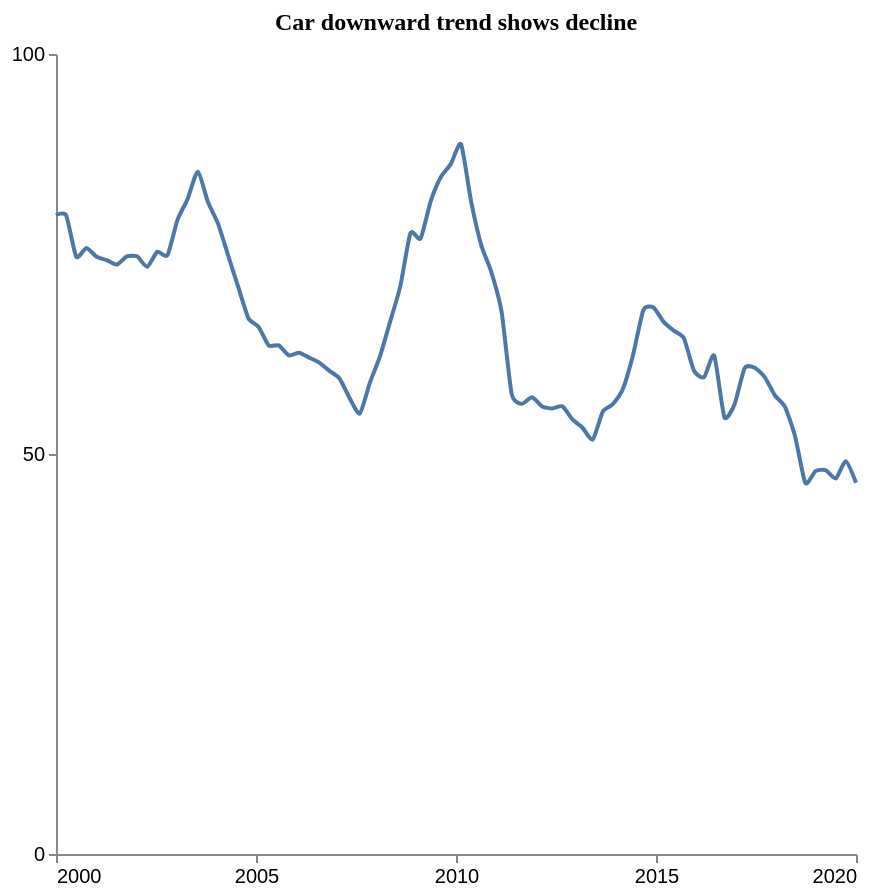

This figure's Vega-Lite source:
### Vega-Lite specification from a JSON file in a GitHub repository (floating-point values rounded to 4 significant figures)
{"$schema": "https://vega.github.io/schema/vega-lite/v5.json", "description": "Pattern: Downward", "data": {"values": [{"X": 2000.0, "Y": 79.87}, {"X": 2000.0, "Y": 79.84}, {"X": 2001.0, "Y": 74.67}, {"X": 2001.0, "Y": 75.75}, {"X": 2001.0, "Y": 74.66}, {"X": 2001.0, "Y": 74.24}, {"X": 2002.0, "Y": 73.68}, {"X": 2002.0, "Y": 74.69}, {"X": 2002.0, "Y": 74.71}, {"X": 2002.0, "Y": 73.39}, {"X": 2003.0, "Y": 75.28}, {"X": 2003.0, "Y": 74.85}, {"X": 2003.0, "Y": 79.27}, {"X": 2003.0, "Y": 81.88}, {"X": 2004.0, "Y": 85.3}, {"X": 2004.0, "Y": 81.52}, {"X": 2004.0, "Y": 78.8}, {"X": 2004.0, "Y": 74.81}, {"X": 2005.0, "Y": 70.86}, {"X": 2005.0, "Y": 66.97}, {"X": 2005.0, "Y": 65.89}, {"X": 2005.0, "Y": 63.57}, {"X": 2006.0, "Y": 63.58}, {"X": 2006.0, "Y": 62.32}, {"X": 2006.0, "Y": 62.67}, {"X": 2006.0, "Y": 62.05}, {"X": 2007.0, "Y": 61.43}, {"X": 2007.0, "Y": 60.39}, {"X": 2007.0, "Y": 59.44}, {"X": 2007.0, "Y": 56.98}, {"X": 2008.0, "Y": 55.06}, {"X": 2008.0, "Y": 58.92}, {"X": 2008.0, "Y": 62.25}, {"X": 2008.0, "Y": 66.57}, {"X": 2009.0, "Y": 70.95}, {"X": 2009.0, "Y": 77.61}, {"X": 2009.0, "Y": 76.94}, {"X": 2009.0, "Y": 81.59}, {"X": 2010.0, "Y": 84.61}, {"X": 2010.0, "Y": 86.27}, {"X": 2010.0, "Y": 88.71}, {"X": 2010.0, "Y": 81.51}, {"X": 2011.0, "Y": 76.08}, {"X": 2011.0, "Y": 72.71}, {"X": 2011.0, "Y": 67.8}, {"X": 2011.0, "Y": 57.49}, {"X": 2012.0, "Y": 56.27}, {"X": 2012.0, "Y": 57.09}, {"X": 2012.0, "Y": 55.95}, {"X": 2012.0, "Y": 55.69}, {"X": 2013.0, "Y": 55.96}, {"X": 2013.0, "Y": 54.34}, {"X": 2013.0, "Y": 53.28}, {"X": 2013.0, "Y": 51.81}, {"X": 2014.0, "Y": 55.31}, {"X": 2014.0, "Y": 56.26}, {"X": 2014.0, "Y": 58.19}, {"X": 2014.0, "Y": 62.47}, {"X": 2015.0, "Y": 67.99}, {"X": 2015.0, "Y": 68.32}, {"X": 2015.0, "Y": 66.52}, {"X": 2015.0, "Y": 65.42}, {"X": 2016.0, "Y": 64.48}, {"X": 2016.0, "Y": 60.41}, {"X": 2016.0, "Y": 59.6}, {"X": 2016.0, "Y": 62.3}, {"X": 2017.0, "Y": 54.61}, {"X": 2017.0, "Y": 56.2}, {"X": 2017.0, "Y": 60.7}, {"X": 2017.0, "Y": 60.79}, {"X": 2018.0, "Y": 59.59}, {"X": 2018.0, "Y": 57.31}, {"X": 2018.0, "Y": 55.87}, {"X": 2018.0, "Y": 52.13}, {"X": 2019.0, "Y": 46.37}, {"X": 2019.0, "Y": 47.86}, {"X": 2019.0, "Y": 47.99}, {"X": 2019.0, "Y": 46.94}, {"X": 2020.0, "Y": 49.11}, {"X": 2020.0, "Y": 46.41}]}, "mark": {"type": "line", "interpolate": "cardinal", "tension": 0.4}, "encoding": {"x": {"field": "X", "type": "quantitative", "title": "", "axis": {"grid": false, "format": "d", "values": [2000, 2005, 2010, 2015, 2020], "tickSize": 4}, "scale": {"domain": [2000, 2020]}}, "y": {"field": "Y", "type": "quantitative", "title": "", "axis": {"grid": false, "format": "d", "values": [0, 50, 100], "tickSize": 4, "tickOpacity": 1}, "scale": {"domain": [0, 100]}}}, "title": {"text": "Car downward trend shows decline", "anchor": "middle", "font": "Tahoma", "fontSize": 12}, "config": {"lineBreak": "^", "view": {"stroke": null}}, "height": 400, "width": 400, "autosize": "pad"}
